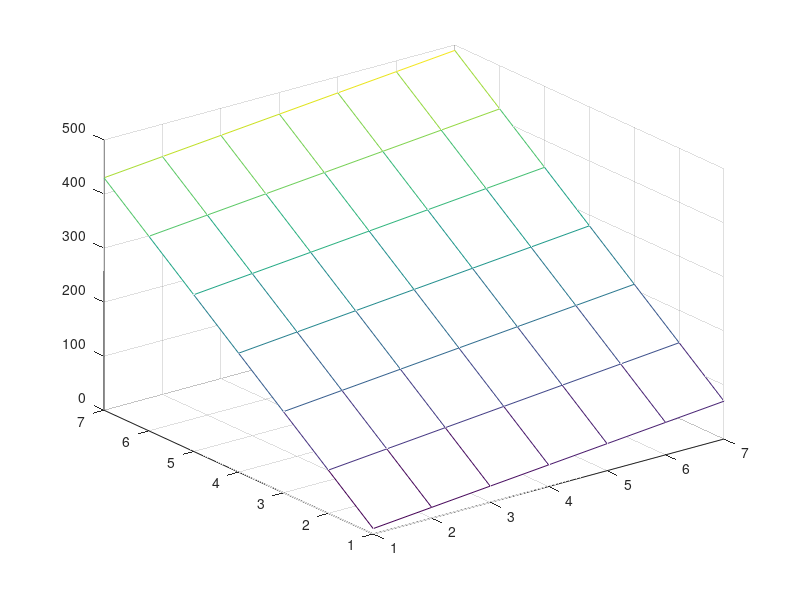

Here is the MATLAB script that generated this plot:
clear;
clc;

ti = 1:1:7;
[XI, YI] = meshgrid(ti,ti);

count = 1;


for i = 1 : 7
    for j = 1 : 7
        x (count, 1) = j;
        y (count, 1) = i;
        v (count, 1) = count * 10;
        count = count + 1;
    end
end

GD = griddata(x,y,v,XI,YI);
GD_3D = mesh(XI,YI,GD);
